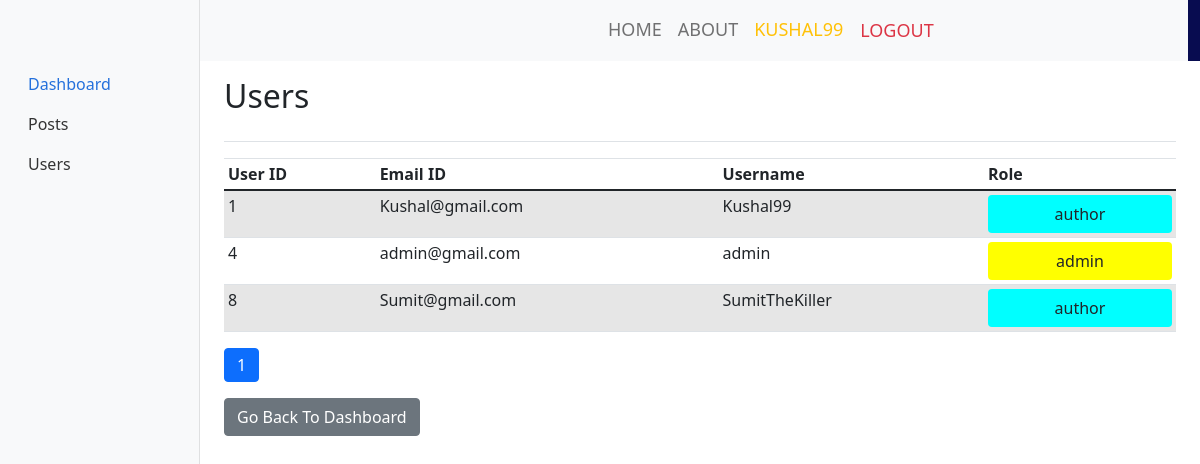
Page /users.php (signed in) on the committed database.
### tables this page shows
CREATE TABLE `User` (
  `user_id` int UNSIGNED NOT NULL,
  `fname` varchar(100) NOT NULL,
  `lname` varchar(100) NOT NULL,
  `email` varchar(100) NOT NULL,
  `username` varchar(60) NOT NULL,
  `mobile` varchar(50) NOT NULL,
  `city` varchar(60) NOT NULL,
  `country` varchar(60) DEFAULT NULL,
  `pin` int NOT NULL,
  `password` varchar(60) NOT NULL,
  `user_type` enum('user','admin','author') DEFAULT NULL,
  `picture` varchar(500) DEFAULT NULL
);

### src/users.php (the view, shortened to what this page needs)
<?php
include 'connection.php';
if (!isset($_SESSION['user']) || $_SESSION['admin'] == 0) {
?>
  <p>ACCESS DENIED!</p>
<?php } else { ?>
  <head>
    <link href="/css/bootstrap.min.css" rel="stylesheet">
    <link rel="stylesheet" href="https://cdn.jsdelivr.net/npm/bootstrap-icons@1.3.0/font/bootstrap-icons.css">
    <link rel="stylesheet" type="text/css" href="css/bootstrap.min.css">
    <link rel="stylesheet" type="text/css" href="css/style.css">
    <link rel="stylesheet" href="css/responsive.css">
    <link rel="stylesheet" href="css/jquery.mCustomScrollbar.min.css">
    <link rel="stylesheet" href="https://netdna.bootstrapcdn.com/font-awesome/4.0.3/css/font-awesome.css">
    <link rel="stylesheet" href="css/owl.carousel.min.css">
    <link rel="stylesheet" href="https://cdnjs.cloudflare.com/ajax/libs/fancybox/2.1.5/jquery.fancybox.min.css" media="screen">
    <link href="dashboard.css" rel="stylesheet">
    <link href="https://cdn.jsdelivr.net/npm/bootstrap@5.0.2/dist/css/bootstrap.min.css" rel="stylesheet">
  </head>
  <body>
    <div class="header_section">
      <div class="container-fluid header_main">
        <nav class="navbar navbar-expand-lg navbar-light bg-light">
          <a class="logo" href="index.php"><img src="https://revenuearchitects.com/wp-content/uploads/2017/02/Blog_pic.png" height="80%" width="30%"></a>
          <div class="collapse navbar-collapse " id="navbarSupportedContent" style="justify-content:end">
            <ul class="navbar-nav mr-auto justify-content-end">
              <li class="nav-item">
                <a class="nav-link" href="index.php">Home</a>
              </li>
              <li class="nav-item">
                <a class="nav-link" href="#">About</a>
              </li>
              <li class="nav-item">
                <?php
                if (!isset($_SESSION['username'])) { ?>
                  <a class="nav-link" href="login.php">Login</a>
                <?php
                } else { ?>
                  <a class="nav-link text-warning" href="#"><?php echo ($_SESSION['username']); ?></a>
                <?php }
                if (isset($_SESSION['username'])) {   ?>
              <li class="nav-item">
                <a href="logout.php" class="nav-link btn btn-lg text-danger">
                  <span class="glyphicon glyphicon-log-out "></span> Logout
                </a>
              </li>
            <?php  }
            ?>
            </li>
            </ul>
          </div>
        </nav>
      </div>
    </div>
    <br><br>
    <div class="container-fluid">
      <div class="row">
        <nav id="sidebarMenu" class="col-md-3 col-lg-2 d-md-block bg-light sidebar collapse">
          <div class="position-sticky pt-3">
            <ul class="nav flex-column">
              <li class="nav-item">
                <a class="nav-link active" aria-current="page" href="dashboard.php">
                  Dashboard
                </a>
              </li>
              <li class="nav-item" id="Orders">
                <a class="nav-link" href="posts.php">
                  <span>Posts</span>
                </a>
              </li>
              <li class="nav-item" id="Users">
                <a class="nav-link" href="users.php">
                  <span>Users</span>
                </a>
              </li>
            </ul>
        </nav>
        <main class="col-md-9 ms-sm-auto col-lg-10 px-md-4">
          <div class="d-flex justify-content-between flex-wrap flex-md-nowrap align-items-center pt-3 pb-2 mb-3 border-bottom">
            <h1 class="h2">Users</h1>
          </div>
          <div class="table-responsive">
            <table class="table table-striped table-sm">
              <thead>
                <tr>
                  <th scope="col">User ID</th>
                  <th scope="col">Email ID</th>
                  <th scope="col">Username</th>
                  <th scope="col">Role</th>
                </tr>
              </thead>
              <tbody>
                <?php
                try {
                  $sql = "SELECT *
                       from User order by user_id";
                  $res = $conn->query($sql);
                  $rowss = $res->fetchAll(PDO::FETCH_ASSOC);
                  $total = count($rowss);
                  $limit = 10;
                  if (isset($_GET['page']))
                    $page = $_GET['page'];
                  else
                    $page = 1;
                  $start = ($page - 1) * $limit;
                  $pages = ceil($total / $limit);
                  $sql = "SELECT *
              from User order by user_id LIMIT $start,$limit";
                  $res = $conn->query($sql);
                  $rows = $res->fetchAll(PDO::FETCH_ASSOC);
                  foreach ($rows as $key => $val) {     ?>
                    <tr>
                      <td><?php echo ($val['user_id']); ?></td>
                      <td><?php echo ($val['email']); ?></td>
                      <td><?php echo ($val['username']); ?></td>
                      <?php if ($val['user_type'] == "user") { ?>
                        <td class=""><button class="btn  changeStatus" data-bs-toggle="modal" data-bs-target="#exampleModal" id="<?php echo ($val['user_id']); ?>" style="background-color:#F46F25; width:100%"><?php echo ($val['user_type']); ?></button></td>
                      <?php } else if ($val['user_type'] == "author") { ?>
                        <td class=""><button class="btn changeStatus" data-bs-toggle="modal" data-bs-target="#exampleModal" id="<?php echo ($val['user_id']); ?>" style="background-color:Cyan; width:100%"><?php echo ($val['user_type']); ?></button></td>
                      <?php } else { ?>
                        <td class=""><button class="btn changeStatus" data-bs-toggle="modal" data-bs-target="#exampleModal" id="<?php echo ($val['user_id']); ?>" style="background-color:yellow;width:100%"><?php echo ($val['user_type']); ?></button></td>
                      <?php  } ?>
                    </tr>
                <?php
                  }
                } catch (PDOException $e) {
                  echo "Connection failed: " . $e->getMessage();
                }
                ?>
              </tbody>
          </div>
          <nav aria-label="Page navigation example">
            <ul class="pagination">
              <?php for ($i = 1; $i <= $pages; $i++) {
                if ($i == $page) { ?>
                  <li class="page-item active"><a class="page-link" href="?page=<?php echo ($i); ?>"><?php echo ($i); ?></a></li>
                <?php    } else { ?>
                  <li class="page-item "><a class="page-link" href="?page=<?php echo ($i); ?>"><?php echo ($i); ?></a></li>
                <?php    } ?>
              <?php } ?>
            </ul>
          </nav>
          <a id="dashboard" href="dashboard.php" class="btn btn-secondary">Go Back To Dashboard</a>
      </div>
    </div>
  </body>
  </html>
<?php }
?>

### src/css/style.css (style rules this page uses)
* { box-sizing: border-box !important; transition: ease all 0.5s; }
body { color: #666666; font-size: 14px; font-family: Poppins; line-height: 1.80857; font-weight: normal; overflow-x: hidden; }
a { color: #1f1f1f; text-decoration: none !important; outline: none !important; -webkit-transition: all .3s ease-in-out; -moz-transition: all .3s ease-in-out; -ms-transition: all .3s ease-in-out; -o-transition: all .3s ease-in-out; transition: all .3s ease-in-out; }
h1, h2, h3, h4, h5, h6 { letter-spacing: 0; font-weight: normal; position: relative; padding: 0 0 10px 0; font-weight: normal; line-height: normal; color: #111111; margin: 0 }
h1 { font-size: 24px }
*, *::after, *::before { -webkit-box-sizing: border-box; -moz-box-sizing: border-box; box-sizing: border-box; }
ul, li, ol { margin: 0px; padding: 0px; list-style: none; }
a { color: #222222; text-decoration: none; outline: none !important; }
a, .btn { text-decoration: none !important; outline: none !important; -webkit-transition: all .3s ease-in-out; -moz-transition: all .3s ease-in-out; -ms-transition: all .3s ease-in-out; -o-transition: all .3s ease-in-out; transition: all .3s ease-in-out; }
button { border: 0; margin: 0; padding: 0; cursor: pointer; }
.bg-light { background-color: transparent!important; }
.header_section { background-image: url(../images/banner-bg.png); height: auto; background-size: 100%; width: 100%; float: left; height: auto; background-size: 100%; background-repeat: no-repeat; }
.header_main { background: linear-gradient(45deg, transparent 46%, #080c50 46%); }
.logo { width: 50%; float: left; }
.navbar-expand-lg .navbar-nav .nav-link { padding-right: 15px; padding-left: 15px; font-size: 18px; color: #f8f9fa; text-transform: uppercase; }

### src/dashboard.css (style rules this page uses)
body { font-size: .875rem; }
.sidebar { position: fixed; top: 0; bottom: 0; left: 0; z-index: 100; padding: 48px 0 0; box-shadow: inset -1px 0 0 rgba(0, 0, 0, .1); }
.sidebar .nav-link { font-weight: 500; color: #333; }
.sidebar .nav-link.active { color: #2470dc; }

### rows in the picture
user: user_id "1", email "Kushal@gmail.com", username "Kushal99", user_type "author"
user: user_id "4", email "admin@gmail.com", username "admin", user_type "admin"
user: user_id "8", email "Sumit@gmail.com", username "SumitTheKiller", user_type "author"

### other values in the picture
$_SESSION['username'] "KUSHAL99"
